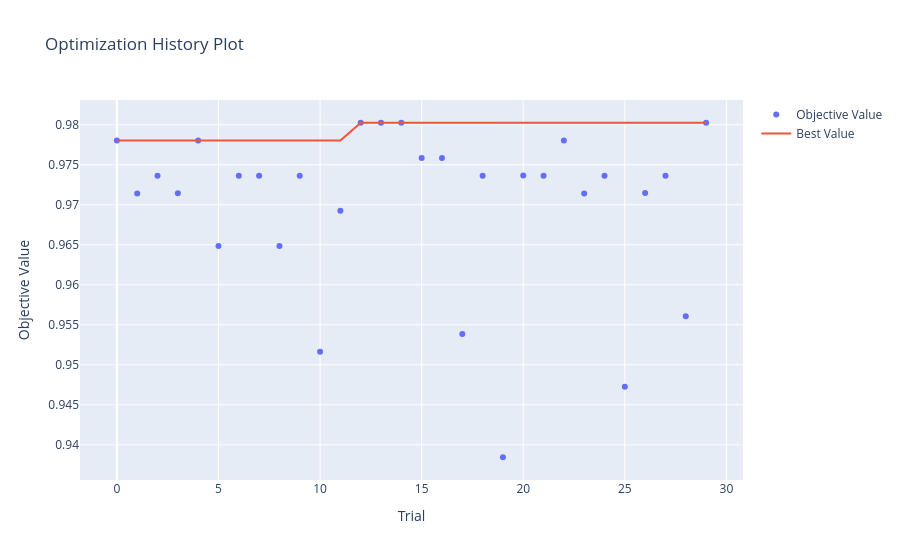

Write notebook code for a chart like this one.
### Code cell
plot_optimization_history(study_log)

### Figure 1 — Plotly figure (JSON) as saved in the notebook; plotly's stock layout.template omitted (floating-point values rounded to 4 significant figures)
{"data": [{"mode": "markers", "name": "Objective Value", "type": "scatter", "x": [0, 1, 2, 3, 4, 5, 6, 7, 8, 9, 10, 11, 12, 13, 14, 15, 16, 17, 18, 19, 20, 21, 22, 23, 24, 25, 26, 27, 28, 29], "y": [0.978, 0.9714, 0.9736, 0.9714, 0.978, 0.9649, 0.9736, 0.9736, 0.9649, 0.9736, 0.9516, 0.9692, 0.9802, 0.9802, 0.9802, 0.9758, 0.9758, 0.9539, 0.9736, 0.9385, 0.9737, 0.9736, 0.978, 0.9714, 0.9736, 0.9473, 0.9715, 0.9736, 0.9561, 0.9802]}, {"mode": "lines", "name": "Best Value", "type": "scatter", "x": [0, 1, 2, 3, 4, 5, 6, 7, 8, 9, 10, 11, 12, 13, 14, 15, 16, 17, 18, 19, 20, 21, 22, 23, 24, 25, 26, 27, 28, 29], "y": [0.978, 0.978, 0.978, 0.978, 0.978, 0.978, 0.978, 0.978, 0.978, 0.978, 0.978, 0.978, 0.9802, 0.9802, 0.9802, 0.9802, 0.9802, 0.9802, 0.9802, 0.9802, 0.9802, 0.9802, 0.9802, 0.9802, 0.9802, 0.9802, 0.9802, 0.9802, 0.9802, 0.9802]}, {"marker": {"color": "#cccccc"}, "mode": "markers", "name": "Infeasible Trial", "showlegend": false, "type": "scatter", "x": [], "y": []}], "layout": {"title": {"text": "Optimization History Plot"}, "xaxis": {"title": {"text": "Trial"}}, "yaxis": {"title": {"text": "Objective Value"}}}}
